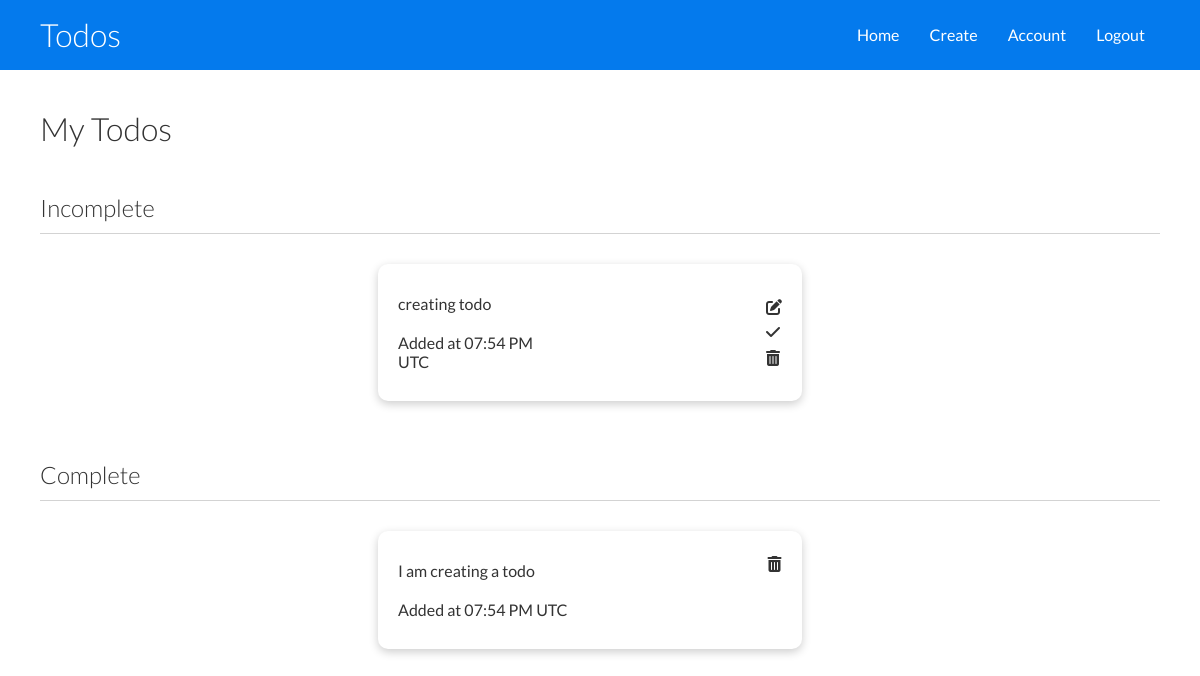
Page /dashboard (signed in) on the earlier database version.
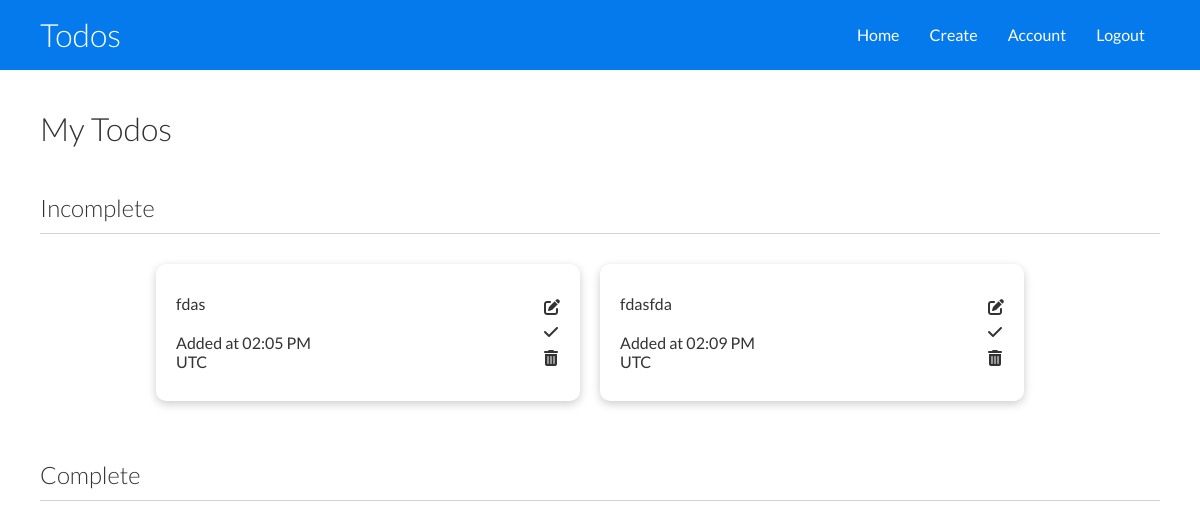
Same page on the later database version.
### app.py (models this page shows)
class Todo(db.Model):
    id = db.Column(db.Integer, primary_key=True)
    todo = db.Column(db.String(130), nullable=False)
    complete = db.Column(db.Boolean)
    due_date = db.Column(db.DateTime)
    todo_time = db.Column(db.DateTime, nullable=False, default=datetime.datetime.utcnow())
    user_id = db.Column(db.Integer, db.ForeignKey('user.id'), nullable=False)

### app.py (the view)
@app.route('/dashboard', methods=['GET', 'POST'])
@login_required
def dashboard():
    incomplete_todos = Todo.query.filter_by(writer=current_user, complete=False).all()
    complete_todos = Todo.query.filter_by(writer=current_user, complete=True).all()
    return render_template('dashboard.html', incomplete_todos=incomplete_todos, complete_todos=complete_todos)

### app.py (called while the page is built)
@login_manager.user_loader
def load_user(user_id):
    return User.query.get(int(user_id))

@app.before_request
def make_session_permanent():
    session.permanent = True

### templates/dashboard.html (shortened to what this page needs)
<!DOCTYPE html>
<html lang="en">
<head>
	<link rel='stylesheet' href="{{ url_for('static', filename='dashboard.css')}}">
</head>
<body>
	<div class='navbar'>
		<div class="container flex">
			<h1 class='logo'>Todos</h1>
			<nav>
				<ul>
					<li><a href='/dashboard'>Home</a></li>
					<li><a href="/new-todo">Create</a></li>
					<li><a href="/my-account">Account</a></li>
					<li><a href='/logout'>Logout</a></li>
				</ul>
			</nav>
		</div>
	</div>
	<div class='todos'>
		<div class='container'>
			<h1>My Todos</h1><br>
			<div class='incomplete-todos'>
				<h2>Incomplete</h2>
				<hr>
				<div class='all-todos'>
					{% for todo in incomplete_todos %}
						<div class='todo card'>
							<div class='todo-info'>
								<p>{{todo.todo}}</p>
								<p>Added at {{todo.todo_time.strftime('%I:%M %p')}} UTC</p>
							</div><br>
							<div class='icons'>
								<a class='edit' href="{{ url_for('edit_todo', todo_id=todo.id)}}"><i class="fas fa-edit"></i></a>
								<a class='complete' href="{{ url_for('complete_todo', todo_id=todo.id)}}"><i class="fas fa-check"></i></a>
								<a class='delete' href="{{ url_for('delete_todo', todo_id=todo.id)}}"><i class="fas fa-trash-alt"></i></a>
							</div>
						</div>
					{% endfor %}
				</div>
			</div>
		</div>
		<div class='container'>
			<div class='complete-todos'>
				<h2>Complete</h2>
				<hr>
				<div class='all-todos'>
					{% for todo in complete_todos %}
						<div class='todo card'>
							<div class='todo-info'>
								<p>{{todo.todo}}</p>
								<p>Added at {{todo.todo_time.strftime('%I:%M %p')}} UTC</p>
							</div><br>
							<div class='icons'>
								<a class='delete' href="{{ url_for('delete_todo', todo_id=todo.id)}}"><i class="fas fa-trash-alt"></i></a>
							</div>
						</div>
					{% endfor %}
				</div>
			</div>
		</div>
	</div>
</body>
</html>

### static/dashboard.css (style rules this page uses)
:root { --primary-color: #047aed; }
* { box-sizing: border-box; padding: 0; margin: 0; scroll-behavior: smooth; }
body { font-family: 'Lato', sans-serif; color: #333; line-height: 1.6; }
ul { list-style-type: none; }
a { text-decoration: none; color: #333; }
h1, h2 { font-weight: 300; line-height: 1.2; margin: 10px 0; }
p { margin: 10px 0; }
hr { height: 1px; border: 0; background-color: lightgray; margin-top: 10px; margin-bottom: 30px; }
.navbar { background-color: var(--primary-color); color: #fff; height: 70px; }
.navbar ul { display: flex; }
.navbar a { color: #fff; padding: 10px; margin: 0 5px; }
.navbar .flex { justify-content: space-between; }
.todos .container { margin-top: 30px; }
.all-todos { display: flex; flex-wrap: wrap; justify-content: center; align-self: center; }
.icons { display: flex; flex-direction: column; }
.todo-info { display: flex; flex-direction: column; line-height: normal; }
.todo .complete { margin-left: 200px; }
.todo .delete { margin-left: 200px; }
.todo .edit { margin-top: 10px; margin-left: 200px; }
.container { max-width: 1200px; margin: 0 auto; overflow: auto; padding: 0 40px; }
.card { background-color: #fff; color: #333; border-radius: 10px; box-shadow: 0 3px 10px rgba(0,0,0, 0.2); padding: 20px; margin-bottom: 20px; display: flex; width: 424px; margin-right: 20px; }
.flex { display: flex; justify-content: space-center; align-items: center; height: 100%; }

Differences in the rows shown:
removed Todo: todo "creating todo", todo_time "07:54 PM", shown under "Incomplete"
removed Todo: todo "I am creating a todo", todo_time "07:54 PM", shown under "Complete"
added Todo: todo "fdas", todo_time "02:05 PM", shown under "Incomplete"
added Todo: todo "fdasfda", todo_time "02:09 PM", shown under "Incomplete"
